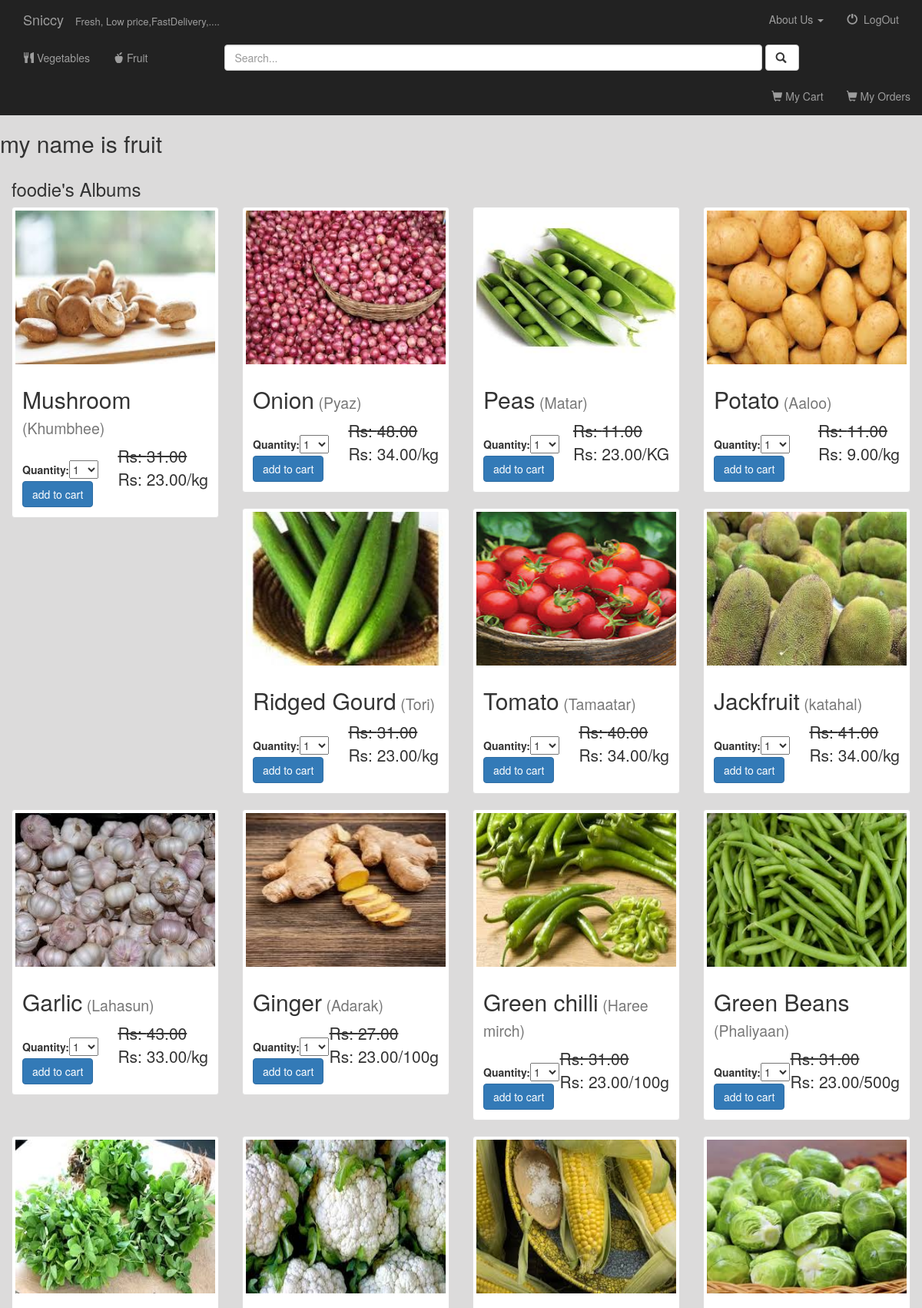
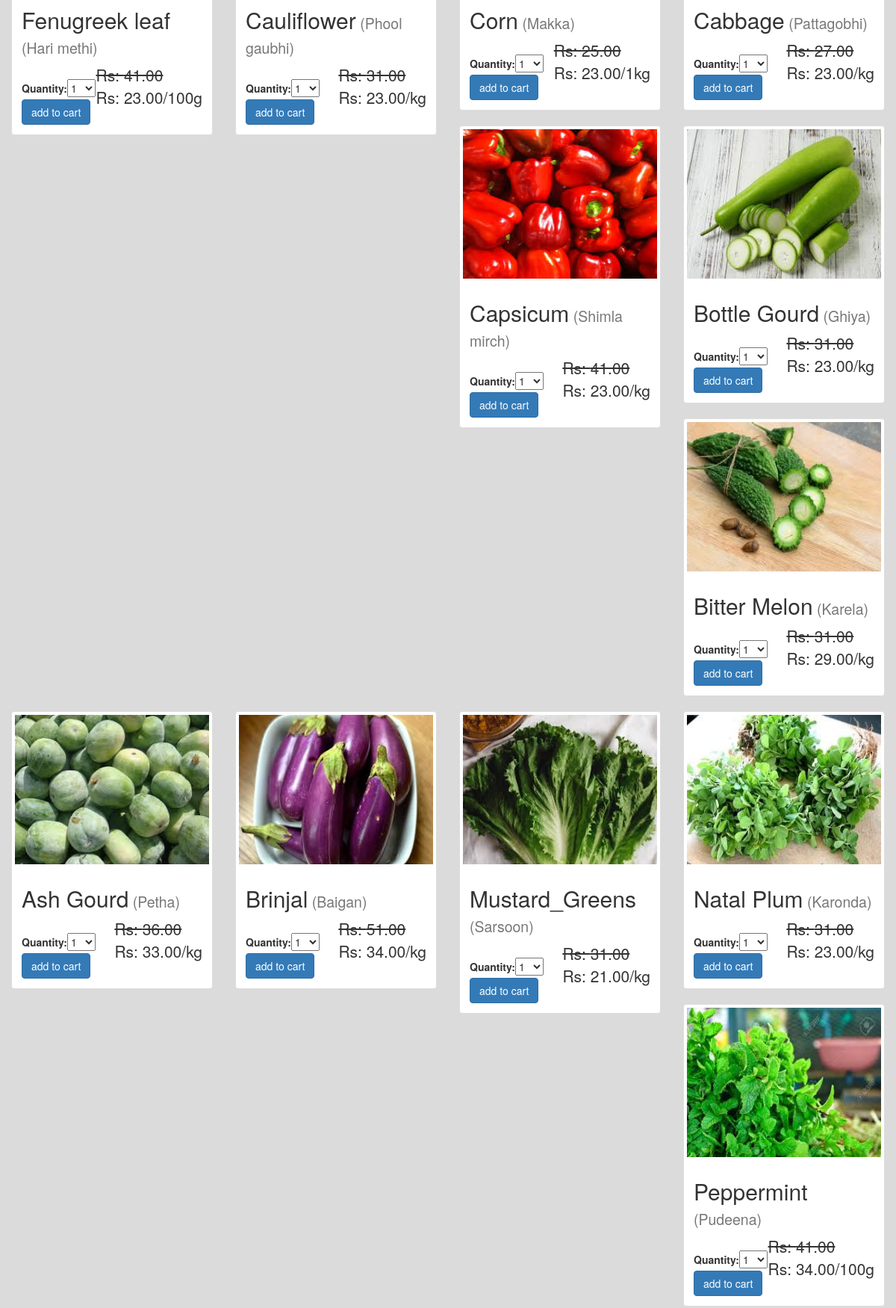
/food/vegetable (signed in, upper part), run on the app's committed database (2 pictures, top to bottom).
### food/models.py (models this page shows, shortened)
class Product(models.Model):
    category = models.ForeignKey(Category  , on_delete=models.CASCADE)
    name = models.CharField(max_length=100, db_index=True)
    nick_names = models.CharField(max_length=400, db_index=True)
    slug = models.SlugField(max_length=150,blank=True, unique=True ,db_index=True)
    description = models.TextField(blank=True)
    b_price = models.DecimalField(max_digits=10, decimal_places=2)
    price = models.DecimalField(max_digits=10, decimal_places=2)
    weight = models.CharField(max_length=15, db_index=True)
    available = models.BooleanField(default=True)
    stock = models.PositiveIntegerField()
    created_at = models.DateTimeField(auto_now_add=True)
    updated_at = models.DateTimeField(auto_now=True)
    logo=models.FileField()

### food/views.py (the view)
def Vindex(request):
    album = get_object_or_404(Category, pk=2)
    cart_product_form = CartAddProductForm()
    return render(request, 'food/index.html', {'album': album, 'type':"vegetables", 'cart_product_form':cart_product_form})

### food/forms.py
class CartAddProductForm(forms.Form):
    quantity = forms.TypedChoiceField(choices=PRODUCT_QUANTITY_CHOICES, coerce=int)
    update = forms.BooleanField(required=False, initial=False, widget=forms.HiddenInput)

### food/context_processors.py (called while the page is built)
def cart(request):
    return {'cart': Cart(request)}

### food/templates/food/index.html (shortened to what this page needs)
{% extends 'food/base.html' %}
{% block body %}
{% if vtype %}
<h2>my name is veg</h2>
{{ type }}
    {% else %}
<h2>my name is fruit</h2>
{% endif %}
<div class="albums-container container-fluid">
    <div class="row">
        <div class="col-sm-12" >
            <h3>{{ user.username }}'s Albums </h3>
        </div>
        {% if album %}
        {% for food in album.product_set.all %}
        {% if food.available == True %}
                   <div class="col-sm-4 col-lg-3">
                    <div class="thumbnail">
                            <a href="{% url 'food:detail' food.id %}">
                    <div style="overflow:hidden; " class="i-area">
                            <img src="{{ food.logo.url }}" class="img-responsive" style="height:200px; width:100%;">
                    </div>
                        </a>
                        <div class="caption">
                            <h2>{{ food.name }}<small> ({{ food.nick_names }})</small></h2><small class="pull-right lead"><s>Rs: {{ food.b_price }}</s><br>  Rs: {{ food.price }}/{{ food.weight}} </small>
<br>
                                      <form action="{% url 'food:cart_add' food.id %}" method="post">
                                {{ cart_product_form }}<br>
                                <input type="submit" value="add to cart" class="btn btn-primary">
                            </form>
                        </div>
                    </div>
                </div>
        {% endif %}
{% endfor %}
        {% else %}
            <div class="col-sm-12">
                <br>
                not any album
            </div>
        {% endif %}
    </div>
</div>
    {% endblock %}

### food/static/food/style.css (style rules this page uses)
body { background-color:RGB(220, 219, 219); background:RGB(220, 219, 219) url("images/backgrohdund.jpg"); background-repeat:no-repeat; background-size:cover; padding:0px; }
.thumbnail { color:RGB(220, 219, 219); }

### data on the page
Product: logo (picture), name "Mushroom", nick_names "Khumbhee", b_price "31.00", price "23.00", weight "kg"
Product: logo (picture), name "Onion", nick_names "Pyaz", b_price "48.00", price "34.00", weight "kg"
Product: logo (picture), name "Peas", nick_names "Matar", b_price "11.00", price "23.00", weight "KG"
Product: logo (picture), name "Potato", nick_names "Aaloo", b_price "11.00", price "9.00", weight "kg"
Product: logo (picture), name "Ridged Gourd", nick_names "Tori", b_price "31.00", price "23.00", weight "kg"
Product: logo (picture), name "Tomato", nick_names "Tamaatar", b_price "40.00", price "34.00", weight "kg"
Product: logo (picture), name "Jackfruit", nick_names "katahal", b_price "41.00", price "34.00", weight "kg"
Product: logo (picture), name "Garlic", nick_names "Lahasun", b_price "43.00", price "33.00", weight "kg"
Product: logo (picture), name "Ginger", nick_names "Adarak", b_price "27.00", price "23.00", weight "100g"
Product: logo (picture), name "Green chilli", nick_names "Haree mirch", b_price "31.00", price "23.00", weight "100g"
Product: logo (picture), name "Green Beans", nick_names "Phaliyaan", b_price "31.00", price "23.00", weight "500g"
Product: logo (picture), name "Fenugreek leaf", nick_names "Hari methi", b_price "41.00", price "23.00", weight "100g"
Product: logo (picture), name "Cauliflower", nick_names "Phool gaubhi", b_price "31.00", price "23.00", weight "kg"
Product: logo (picture), name "Corn", nick_names "Makka", b_price "25.00", price "23.00", weight "1kg"
Product: logo (picture), name "Cabbage", nick_names "Pattagobhi", b_price "27.00", price "23.00", weight "kg"
Product: logo (picture), name "Capsicum", nick_names "Shimla mirch", b_price "41.00", price "23.00", weight "kg"
Product: logo (picture), name "Bottle Gourd", nick_names "Ghiya", b_price "31.00", price "23.00", weight "kg"
Product: logo (picture), name "Bitter Melon", nick_names "Karela", b_price "31.00", price "29.00", weight "kg"
Product: logo (picture), name "Ash Gourd", nick_names "Petha", b_price "36.00", price "33.00", weight "kg"
Product: logo (picture), name "Brinjal", nick_names "Baigan", b_price "51.00", price "34.00", weight "kg"
Product: logo (picture), name "Mustard_Greens", nick_names "Sarsoon", b_price "31.00", price "21.00", weight "kg"
Product: logo (picture), name "Natal Plum", nick_names "Karonda", b_price "31.00", price "23.00", weight "kg"
Product: logo (picture), name "Peppermint", nick_names "Pudeena", b_price "41.00", price "34.00", weight "100g"

### other printed values
{{ user.username }} "foodie"
